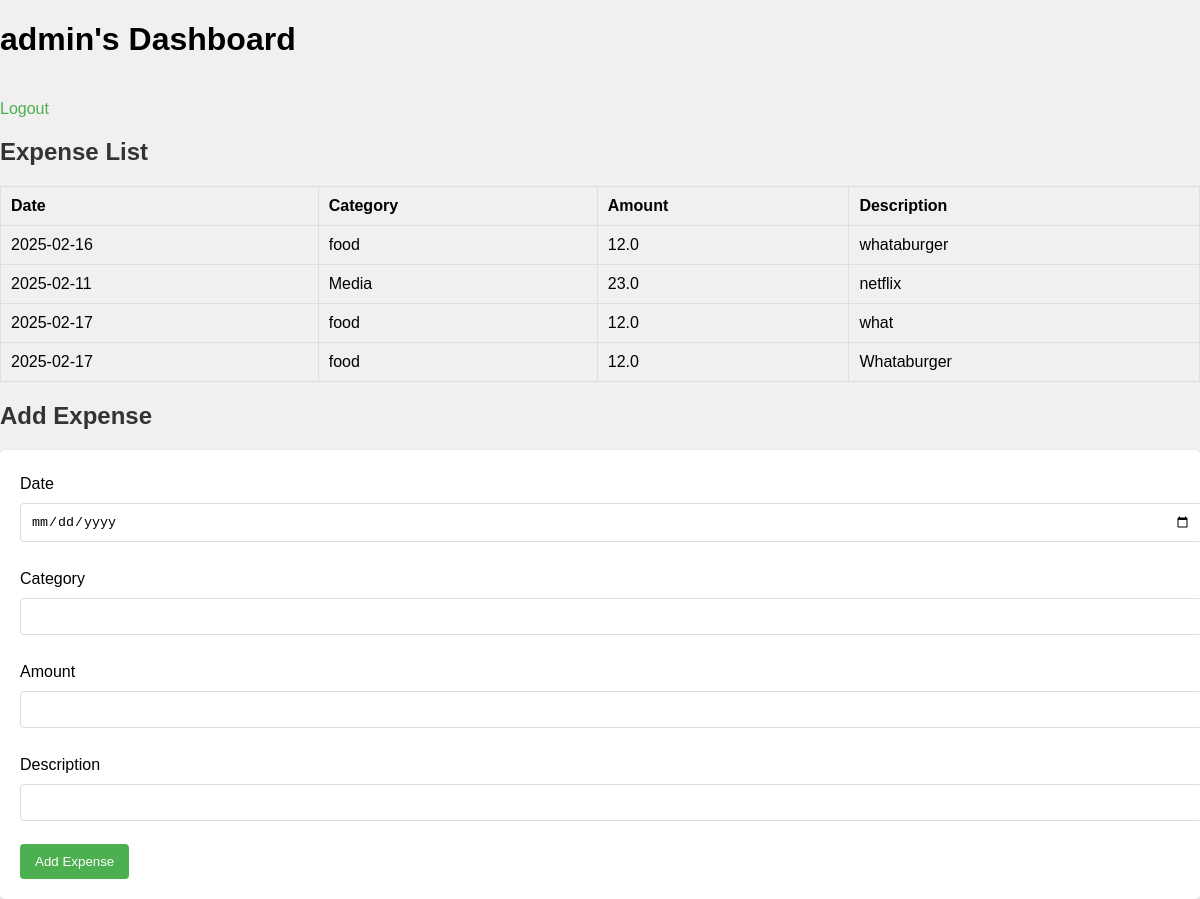
The page /dashboard (signed in) on the database as committed earlier.
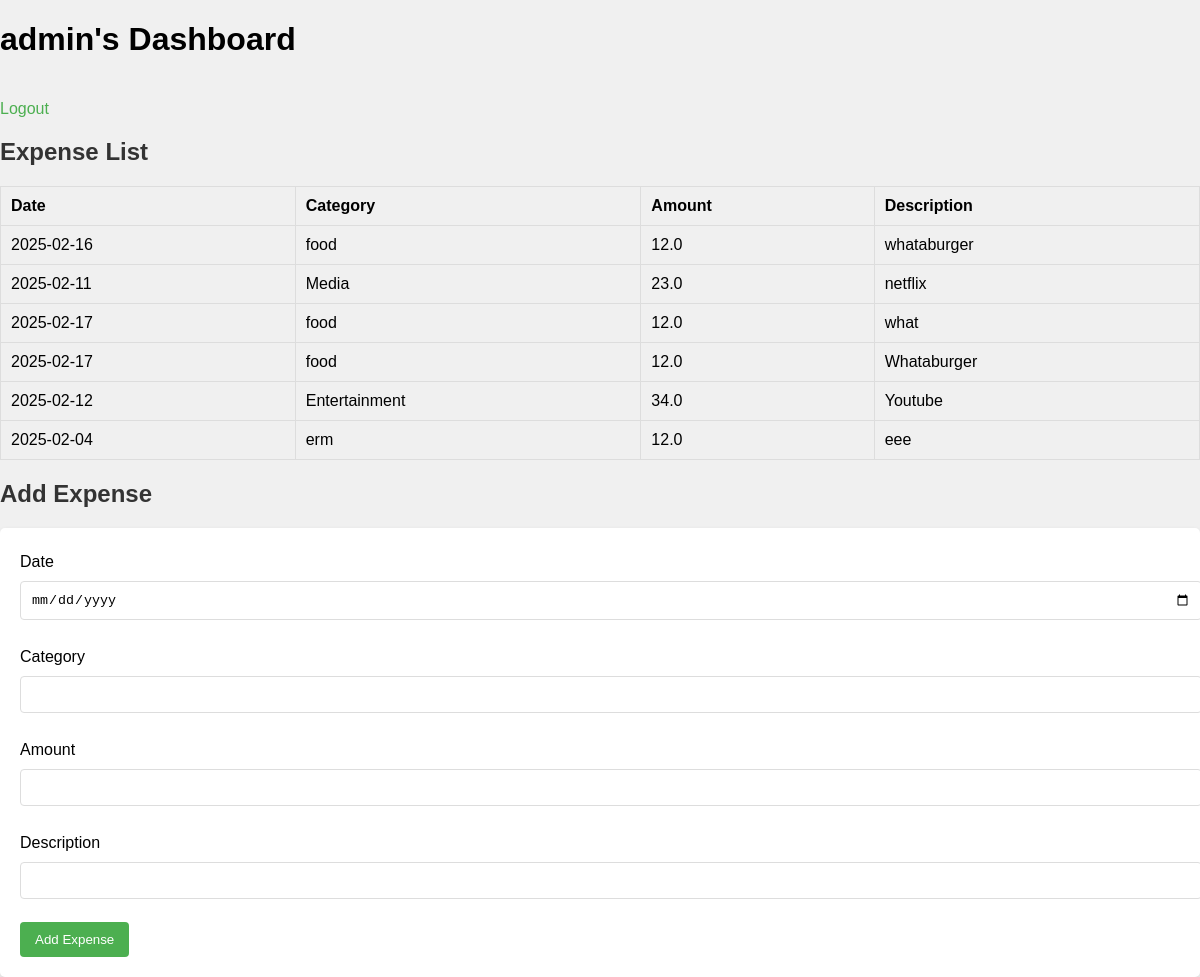
The same page on the database as committed later.
### tables this page shows
CREATE TABLE users (
                id INTEGER PRIMARY KEY AUTOINCREMENT,
                username TEXT UNIQUE NOT NULL,
                password TEXT NOT NULL
            );

CREATE TABLE expenses (
                id INTEGER PRIMARY KEY AUTOINCREMENT,
                date TEXT NOT NULL,
                category TEXT NOT NULL,
                amount REAL NOT NULL,
                description TEXT,
                user_id INTEGER,
                FOREIGN KEY(user_id) REFERENCES users(id)
            );

### app.py (the view)
@app.route('/dashboard')
def dashboard():
    if 'user_id' not in session:
        return redirect(url_for('login'))  # Redirect to login if not logged in
    with sqlite3.connect('db/expenses.db') as conn:
        cursor = conn.cursor()
        cursor.execute('SELECT username FROM users WHERE id = ?', (session['user_id'],))
        user = cursor.fetchone()
        username = user[0] if user else 'User'
        cursor.execute('SELECT * FROM expenses WHERE user_id = ?', (session['user_id'],))
        expenses = cursor.fetchall()
        for i, expense in enumerate(expenses):
            date_str = expense[2]  # Date is the 3rd column (index 2)
            try:
                date_obj = datetime.strptime(date_str, '%Y-%m-%d')  # Adjust format if needed
                expenses[i] = expense[:2] + (date_obj.strftime('%m-%d-%Y'),) + expense[3:]
            except ValueError:
                continue
    return render_template('dashboard.html', username=username, expenses=expenses)

### templates/dashboard.html (shortened to what this page needs)
<!DOCTYPE html>
<html lang="en">
<head>
    <link rel="stylesheet" href="{{ url_for('static', filename='css/style.css') }}">
</head>
<body>
    <div class="header">
        <h1>{{ username }}'s Dashboard</h1>
        <a href="{{ url_for('logout') }}">Logout</a>
    </div>
    <h2>Expense List</h2>
    <table>
        <thead>
            <tr>
                <th>Date</th>
                <th>Category</th>
                <th>Amount</th>
                <th>Description</th>
            </tr>
        </thead>
        <tbody>
            {% for expense in expenses %}
            <tr>
                <td>{{ expense[1] }}</td>
                <td>{{ expense[2] }}</td>
                <td>{{ expense[3] }}</td>
                <td>{{ expense[4] }}</td>
            </tr>
            {% endfor %}
        </tbody>
    </table>
    <h2>Add Expense</h2>
    <form action="{{ url_for('add_expense') }}" method="POST">
        <label for="date">Date</label>
        <input type="date" id="date" name="date" required><br><br>
        <label for="category">Category</label>
        <input type="text" id="category" name="category" required><br><br>
        <label for="amount">Amount</label>
        <input type="number" id="amount" name="amount" step="0.01" required><br><br>
        <label for="description">Description</label>
        <input type="text" id="description" name="description" required><br><br>
        <button type="submit">Add Expense</button>
    </form>
</body>
</html>

### static/css/style.css (style rules this page uses)
body { font-family: Arial, sans-serif; background-color: #f0f0f0; margin: 0; padding: 0; }
h2, h3 { color: #333; }
table { width: 100%; margin-bottom: 20px; border-collapse: collapse; }
table th, table td { padding: 10px; text-align: left; border: 1px solid #ddd; }
form { background-color: #fff; padding: 20px; border-radius: 5px; box-shadow: 0 2px 5px rgba(0, 0, 0, 0.1); }
form label { display: block; margin: 5px 0; }
form input { width: 100%; padding: 10px; margin: 5px 0; border: 1px solid #ddd; border-radius: 4px; }
form button { padding: 10px 15px; background-color: #4CAF50; color: white; border: none; border-radius: 4px; cursor: pointer; }
a { display: inline-block; margin-top: 20px; text-decoration: none; color: #4CAF50; }

Rows that differ between the two databases and show on the page:
added expenses: date "2025-02-12", category "Entertainment", amount "34.0", description "Youtube"
added expenses: date "2025-02-04", category "erm", amount "12.0", description "eee"
